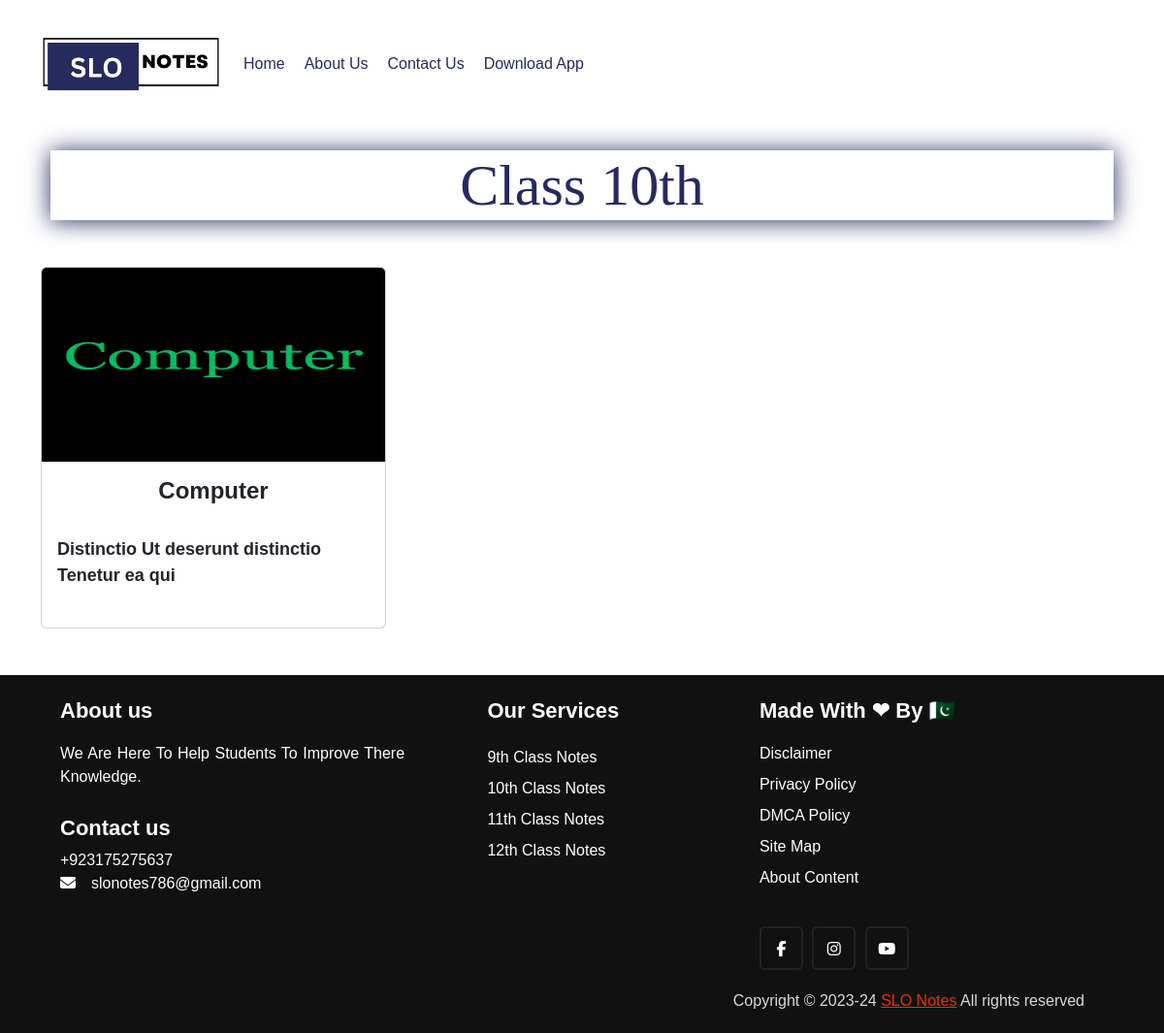
The page /Subjects/class-10th/ on the database its author committed.
### logo/models.py (models this page shows, shortened)
class Logo(models.Model):
    image = models.ImageField(upload_to='logos/')

### category/models.py (models this page shows, shortened)
class Category(models.Model):
    name = models.CharField(max_length=255)
    slug = AutoSlugField(populate_from='name', unique=True, null=True, default=None)

### subjects/models.py (models this page shows, shortened)
class Subjects(models.Model):
    subject_name = models.CharField(max_length=10, help_text='max 10 character')
    subject_description = models.TextField(max_length=60, help_text='max 60 character')
    category = models.ForeignKey(Category, on_delete=models.CASCADE, null=True)
    image = models.ImageField(upload_to='subjects', null=True, help_text="Image size 800 x 800 only")
    created_at = models.DateTimeField(auto_now_add=True)
    slug = AutoSlugField(populate_from='subject_name', unique=True, null=True, default=None)

### skill/views.py (the view)
# urls.py: path('Subjects/<slug:slug>/', views.subject_detail, name='subject_detail'),
def subject_detail(request, slug):
    category = get_object_or_404(Category, slug=slug)
    subjects = Subjects.objects.filter(category=category)
    data = {
        "subjects": subjects,
        "category": category,
    }
    return render(request, "Subjects.html", data)

### logo/context_processors.py (called while the page is built)
def logo(request):
    return {'logo': Logo.objects.first()}  # Fetch the first logo from the database

### templates/Subjects.html (shortened to what this page needs)
{% load static %}
{% include 'header.html' %}
<main>
  <div class="product-wrapper">
    <div class="container">
      {% if category %}
      <h1 class="note mt-5" id="about">{{ category.name }}</h1>
      {% endif %}
    </div>
  </div>
  <div class="business-tools-wrapper mt-4 mb-5">
    <div class="container">
      <div class="row">
        {% for subject in subjects %}
        <div class="col-sm-6 col-md-4 mt-4">
          <a href="{% url 'subject_chapters' subject.slug %}">
            <div class="card">
              <img style="height: 200px;" src="{{ subject.image.url }}" class="card-img-top" alt="{{ subject.subject_name }}|SLO Notes">
              <div class="card-body">
                <h4 class="card-title" style="font-weight:bolder;">{{ subject.subject_name }}</h4><br>
                <p class="card-text mb-4" style="font-size:large;font-family: sans-serif;font-style:unset;font-weight: bold;">
                  {{ subject.subject_description }}
                </p>
              </div>
            </div>
          </a>
        </div>
        {% empty %}
        <p>No subjects found in this category.</p>
        {% endfor %}
      </div>
    </div>
  </div>
</main>
{% include 'footer.html' %}
</body>
</html>

### templates/header.html (shortened to what this page needs)
{% load static %}
{% load active_link_tags %}
<!DOCTYPE html>
<html lang="en" oncontextmenu="return false">
  <head>
    <link rel="stylesheet" href="{% static 'css/style.css' %}" />
    <link href="https://cdn.jsdelivr.net/npm/bootstrap@5.3.0/dist/css/bootstrap.min.css" rel="stylesheet">
  </head>
  <body
    class="pt-3 mt-2"
    style="
      -webkit-user-select: none; /* Safari */
      -ms-user-select: none; /* IE 10 and IE 11 */
      user-select: none; /* Standard syntax */
    "
  >
    <div class="page-wrapper">
      <header>
        <div class="nav-wrapper">
          <div class="container">
            <nav class="navbar navbar-expand-lg navbar-light">
              <a class="navbar-brand" href="{% url 'home' %}">
                  {% if logo %}
                      <img
                          style="width: 185px"
                          src="{{ logo.image.url }}"
                          alt="slo notes"
                      />
                  {% endif %}
              </a>
              <div class="collapse navbar-collapse" id="navbarTogglerDemo02">
                  <ul class="navbar-nav me-auto mb-2 mb-lg-0">
                      <li class="nav-item">
                          <a
                              class="nav-link me-1 {% if active_nav == 'home' %}active{% endif %}"
                              href="{% url 'home' %}"
                          >Home</a>
                      </li>
                      <li class="nav-item">
                          <a
                              class="nav-link me-1 {% if active_nav == 'about' %}active{% endif %}"
                              href="{% url 'about' %}"
                          >About Us</a>
                      </li>
                      <li class="nav-item">
                          <a
                              class="nav-link me-1 {% if active_nav == 'contact' %}active{% endif %}"
                              href="{% url 'contact' %}"
                          >Contact Us</a>
                      </li>
                      <li class="nav-item">
                          <a
                              class="nav-link me-1 {% if active_nav == 'download' %}active{% endif %}"
                              href="{% url 'download' %}"
                          >Download App</a>
                      </li>
                  </ul>
              </div>
          </nav>
          </div>
        </div>
      </header>
    </div>
  </body>
</html>

### static/css/style.css (style rules this page uses)
.name, .note { font-family: initial; text-align: center; }
#main, .card-title, .name, .note, li a { text-align: center; }
html { scroll-behavior: smooth; }
ul li a { display: block; color: #262b5e !important; background-color: linear-gradient(to left, #262b5e, #36e0ff ); font-size: 20px; padding: 14px 15px; text-decoration: none; border-radius: 3px; }
li a { display: block; color: #262b5e !important; font-size: 16px !important; padding: 14px 15px; text-decoration: none; border-radius: 3px; }
.card, a, footer .content p { color: #fff }
*, .card { text-decoration: none; }
.card { float: left; display: flex; background-color: #4CAF50; color: white; border: none; border-radius: 5px; cursor: pointer; font-size: 16px; transition: transform 0.2s ease-in-out; }
.note { color: #262b5e; font-size: 60px; margin: 10px; box-shadow: 0 1px 25px #262b5e }
* { margin: 0; padding: 0; box-sizing: border-box; font-family: Poppins, sans-serif }

### rows shown on the page
Logo: image (picture)
Category: name "Class 10th"
Subjects: image (picture), subject_name "Computer", subject_description "Distinctio Ut deserunt distinctio Tenetur ea qui"
